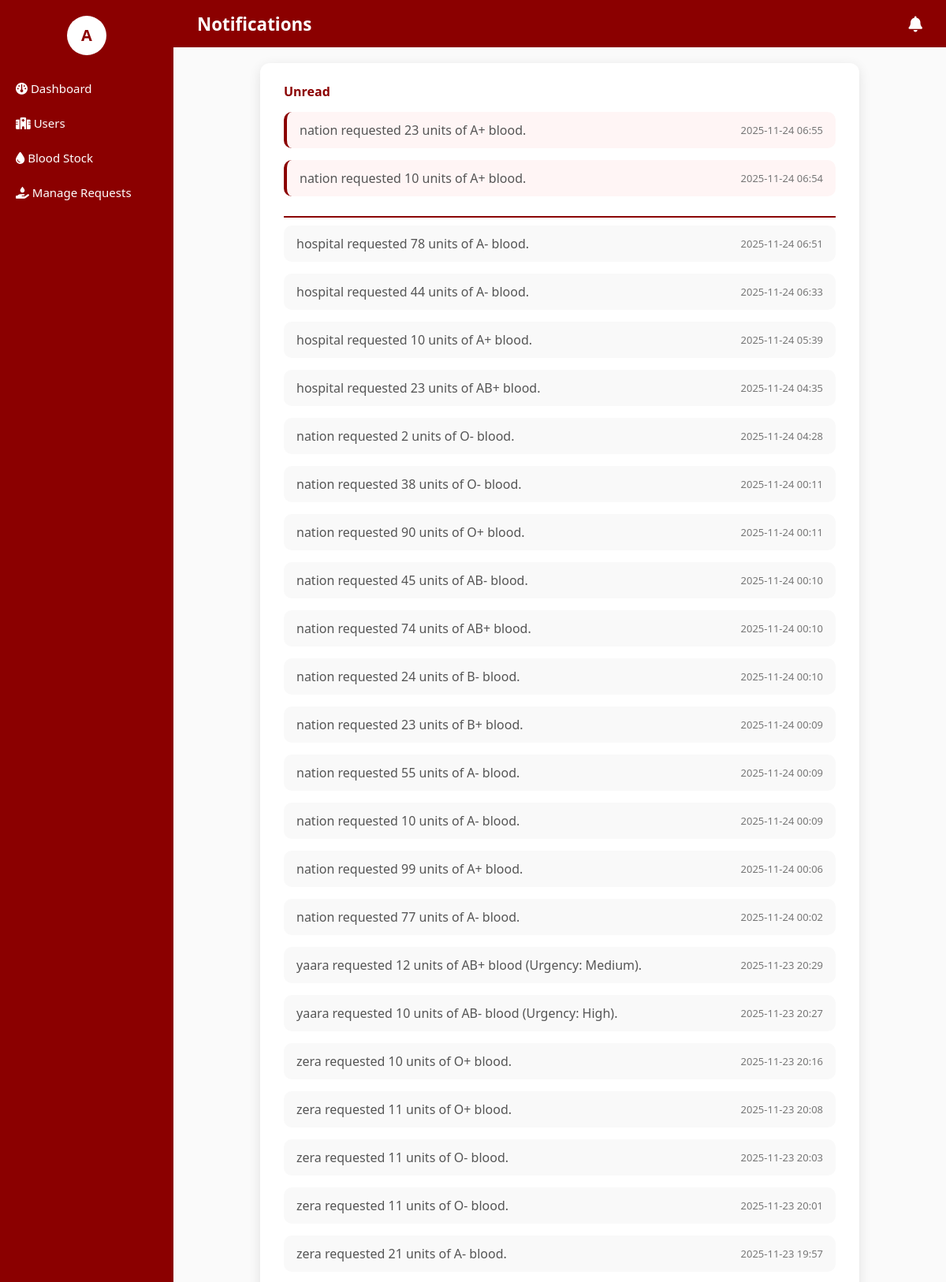
The page /dashboard/admin_notifications/ (signed in, upper part) on the database its author committed.
### blood_bank_app/models.py (models this page shows, shortened)
class AdminNotification(models.Model):
    user = models.ForeignKey(User, on_delete=models.CASCADE, null=True, blank=True)  # ✅ added
    message = models.TextField()
    created_at = models.DateTimeField(auto_now_add=True)
    is_read = models.BooleanField(default=False)

### blood_bank_app/views.py (the view)
# urls.py: path('dashboard/admin_notifications/', views.admin_notifications, name='admin_notifications'),
@login_required
def admin_notifications(request):
    notifications = AdminNotification.objects.all().order_by('-created_at')
    unread_notifications = notifications.filter(is_read=False)
    read_notifications = notifications.filter(is_read=True)
    context = {
        'unread_notifications': unread_notifications,
        'read_notifications': read_notifications,
        'unread_count': unread_notifications.count(),
    }
    return render(request, 'dashboard/admin_notifications.html', context)

### blood_bank_app/templates/dashboard/admin_notifications.html (shortened to what this page needs)
{% extends 'dashboard/admin_base.html' %}
{% block page_title %}Notifications{% endblock %}
{% block content_admin %}
<body data-mark-read-url="{% url 'admin_notifications_mark_read' %}">
<div class="notifications-wrapper">
    {% if unread_count > 0 %}
        <div class="unread-header">
             Unread
        </div>
    {% endif %}
    {% if unread_notifications %}
        <div class="notif-section">
            {% for notif in unread_notifications %}
            <div class="notif-item unread">
                <p class="notif-message">{{ notif.message }}</p>
                <span class="notif-time">{{ notif.created_at|date:"Y-m-d H:i" }}</span>
            </div>
            {% endfor %}
        </div>
        <hr class="notif-divider">
    {% endif %}
    {% if read_notifications %}
        <div class="notif-section read-section">
            {% for notif in read_notifications %}
            <div class="notif-item read">
                <p class="notif-message">{{ notif.message }}</p>
                <span class="notif-time">{{ notif.created_at|date:"Y-m-d H:i" }}</span>
            </div>
            {% endfor %}
        </div>
    {% else %}
        {% if not unread_notifications %}
        <p class="no-notif">No notifications yet.</p>
        {% endif %}
    {% endif %}
</div>
{% endblock %}

### blood_bank_app/templates/dashboard/admin_base.html (shortened to what this page needs)
{% load static %}
<!DOCTYPE html>
<html lang="en">
<head>
    <link rel="stylesheet" href="https://cdnjs.cloudflare.com/ajax/libs/font-awesome/6.5.0/css/all.min.css">
</head>
<body>
    <div class="sidebar">
        <div class="profile-container">
            <div class="profile-icon" onclick="toggleProfile()">
                {{ request.user.username|slice:":1"|upper }}
            </div>
        </div>
        <a href="{% url 'admin_dashboard' %}"><i class="fa-solid fa-gauge"></i> Dashboard</a>
        <a href="{% url 'users' %}"><i class="fa-solid fa-hospital"></i> Users</a>
        <a href="{% url 'blood_stock_dashboard' %}"><i class="fa-solid fa-droplet"></i> Blood Stock</a>
        <a href="{% url 'manage_requests' %}"><i class="fa-solid fa-hand-holding-droplet"></i> Manage Requests</a>
    </div>
    <div class="topbar">
        <span>{% block page_title %}Admin Dashboard{% endblock %}</span>
        <div class="topbar-icons">
            <a href="{% url 'admin_notifications' %}" class="notification-icon" title="Notifications">
                <i class="fa-solid fa-bell"></i>
            </a>
        </div>
    </div>
    <div class="main-content">
        {% block content_admin %}{% endblock %}
    </div>
</body>
</html>

### blood_bank_app/templates/dashboard/admin_base.html (style rules this page uses)
body, html { margin: 0; padding: 0; font-family: 'Segoe UI', sans-serif; background: #FAFAFA; }
.sidebar { width: 220px; background-color: #8B0000; color: white; position: fixed; top: 0; bottom: 0; left: 0; padding-top: 20px; z-index: 50; }
.sidebar a { display: block; color: white; text-decoration: none; padding: 12px 20px; font-size: 15px; }
.profile-container { text-align: center; margin-bottom: 20px; position: relative; }
.profile-icon { width: 50px; height: 50px; background-color: white; color: #8B0000; border-radius: 50%; font-weight: bold; line-height: 50px; margin: 0 auto; cursor: pointer; display: flex; align-items: center; justify-content: center; font-size: 20px; }
.topbar { position: fixed; left: 220px; right: 0; top: 0; height: 60px; background-color: #8B0000; color: #fff; display: flex; justify-content: space-between; align-items: center; padding: 0 30px; font-size: 1.4em; font-weight: 600; z-index: 90; }
.topbar-icons { display: flex; align-items: center; gap: 15px; }
.notification-icon { color: #fff; font-size: 20px; position: relative; transition: transform 0.2s; }
.main-content { margin-left: 220px; padding: 80px 40px 40px 40px; min-height: calc(100vh - 60px); }
p { text-align:center; color:#555; }

### blood_bank_app/templates/dashboard/admin_notifications.html (style rules this page uses)
.notifications-wrapper { max-width: 700px; margin: 0 auto; background: #fff; border-radius: 12px; padding: 25px 30px; box-shadow: 0 4px 15px rgba(0,0,0,0.1); }
.unread-header { font-size: 16px; font-weight: 600; color: #8B0000; margin-bottom: 15px; display: flex; align-items: center; gap: 8px; }
.notif-section { display: flex; flex-direction: column; gap: 15px; }
.notif-item { border-radius: 10px; padding: 12px 16px; transition: 0.2s; display: flex; justify-content: space-between; align-items: center; }
.notif-item.unread { background-color: #fff5f5; border-left: 4px solid #8B0000; }
.notif-item.read { background-color: #f9f9f9; color: #555; }
.notif-message { margin: 0; text-align: left; flex: 1; }
.notif-time { font-size: 13px; color: #777; white-space: nowrap; margin-left: 10px; }
.notif-divider { border: none; height: 2px; background-color: #8B0000; margin: 25px 0 10px 0; }

### rows shown on the page
AdminNotification: message "nation requested 23 units of A+ blood.", created_at "2025-11-24 06:55"
AdminNotification: message "nation requested 10 units of A+ blood.", created_at "2025-11-24 06:54"
AdminNotification: message "hospital requested 78 units of A- blood.", created_at "2025-11-24 06:51"
AdminNotification: message "hospital requested 44 units of A- blood.", created_at "2025-11-24 06:33"
AdminNotification: message "hospital requested 10 units of A+ blood.", created_at "2025-11-24 05:39"
AdminNotification: message "hospital requested 23 units of AB+ blood.", created_at "2025-11-24 04:35"
AdminNotification: message "nation requested 2 units of O- blood.", created_at "2025-11-24 04:28"
AdminNotification: message "nation requested 38 units of O- blood.", created_at "2025-11-24 00:11"
AdminNotification: message "nation requested 90 units of O+ blood.", created_at "2025-11-24 00:11"
AdminNotification: message "nation requested 45 units of AB- blood.", created_at "2025-11-24 00:10"
AdminNotification: message "nation requested 74 units of AB+ blood.", created_at "2025-11-24 00:10"
AdminNotification: message "nation requested 24 units of B- blood.", created_at "2025-11-24 00:10"
AdminNotification: message "nation requested 23 units of B+ blood.", created_at "2025-11-24 00:09"
AdminNotification: message "nation requested 55 units of A- blood.", created_at "2025-11-24 00:09"
AdminNotification: message "nation requested 10 units of A- blood.", created_at "2025-11-24 00:09"
AdminNotification: message "nation requested 99 units of A+ blood.", created_at "2025-11-24 00:06"
AdminNotification: message "nation requested 77 units of A- blood.", created_at "2025-11-24 00:02"
AdminNotification: message "yaara requested 12 units of AB+ blood (Urgency: Medium).", created_at "2025-11-23 20:29"
AdminNotification: message "yaara requested 10 units of AB- blood (Urgency: High).", created_at "2025-11-23 20:27"
AdminNotification: message "zera requested 10 units of O+ blood.", created_at "2025-11-23 20:16"
AdminNotification: message "zera requested 11 units of O+ blood.", created_at "2025-11-23 20:08"
AdminNotification: message "zera requested 11 units of O- blood.", created_at "2025-11-23 20:03"
AdminNotification: message "zera requested 11 units of O- blood.", created_at "2025-11-23 20:01"
AdminNotification: message "zera requested 21 units of A- blood.", created_at "2025-11-23 19:57"

### other values the page prints
{{ request.user.username|slice:":1"|upper }} "A"
